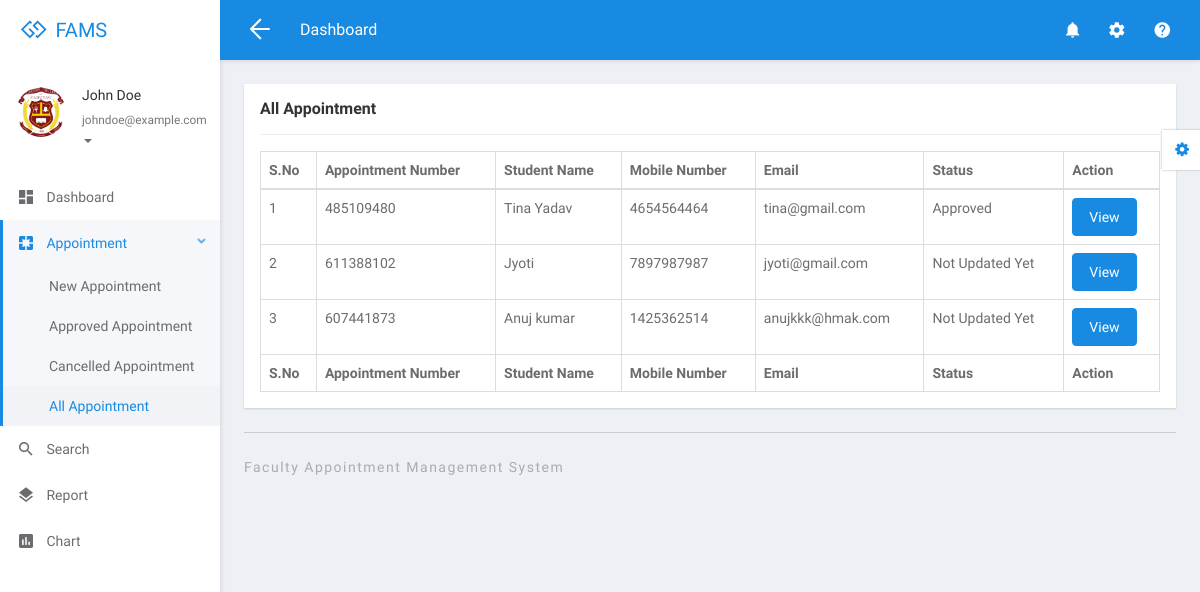
Screenshot of /fams/faculty/all-appointment.php (signed in) with the database file from the repository.
### tables this page shows
CREATE TABLE `tblfaculty` (
  `ID` int(5) NOT NULL,
  `FullName` varchar(250) DEFAULT NULL,
  `MobileNumber` bigint(10) DEFAULT NULL,
  `Email` varchar(250) DEFAULT NULL,
  `Specialization` varchar(250) DEFAULT NULL,
  `Password` varchar(250) DEFAULT NULL,
  `CreationDate` timestamp NULL DEFAULT current_timestamp()
);

CREATE TABLE `tblappointment` (
  `ID` int(10) NOT NULL,
  `AppointmentNumber` int(10) DEFAULT NULL,
  `Name` varchar(250) DEFAULT NULL,
  `MobileNumber` bigint(20) DEFAULT NULL,
  `Email` varchar(250) DEFAULT NULL,
  `AppointmentDate` date DEFAULT NULL,
  `AppointmentTime` time DEFAULT NULL,
  `Specialization` varchar(250) DEFAULT NULL,
  `Faculty` int(10) DEFAULT NULL,
  `Message` mediumtext DEFAULT NULL,
  `ApplyDate` timestamp NULL DEFAULT current_timestamp(),
  `Remark` varchar(250) DEFAULT NULL,
  `Status` varchar(250) DEFAULT NULL,
  `UpdationDate` timestamp NULL DEFAULT NULL ON UPDATE current_timestamp()
);

### fams/faculty/all-appointment.php (the view, shortened to what this page needs)
<?php
include('includes/dbconnection.php');
if (strlen($_SESSION['famsid']==0)) {
  header('location:logout.php');
  } else{
  ?>
<!DOCTYPE html>
<html lang="en">
<head>
	<link rel="stylesheet" href="libs/bower/font-awesome/css/font-awesome.min.css">
	<link rel="stylesheet" href="libs/bower/material-design-iconic-font/dist/css/material-design-iconic-font.css">
	<link rel="stylesheet" href="libs/bower/animate.css/animate.min.css">
	<link rel="stylesheet" href="libs/bower/fullcalendar/dist/fullcalendar.min.css">
	<link rel="stylesheet" href="libs/bower/perfect-scrollbar/css/perfect-scrollbar.css">
	<link rel="stylesheet" href="assets/css/bootstrap.css">
	<link rel="stylesheet" href="assets/css/core.css">
	<link rel="stylesheet" href="assets/css/app.css">
</head>
<body class="menubar-left menubar-unfold menubar-light theme-primary">
<?php include_once('includes/header.php');?>
<?php include_once('includes/sidebar.php');?>
<main id="app-main" class="app-main">
  <div class="wrap">
	<section class="app-content">
		<div class="row">
			<div class="col-md-12">
				<div class="widget">
					<header class="widget-header">
						<h4 class="widget-title">All Appointment</h4>
					</header>
					<hr class="widget-separator">
					<div class="widget-body">
						<div class="table-responsive">
							<table class="table table-bordered table-hover js-basic-example dataTable table-custom">
								<thead>
									<tr>
										<th>S.No</th>
										<th>Appointment Number</th>
										<th>Student Name</th>
										<th>Mobile Number</th>
										<th>Email</th>
									<th>Status</th>
										<th>Action</th>
									</tr>
								</thead>
								<tbody>
                  <?php
              $facid=$_SESSION['famsid'];
$sql="SELECT * from  tblappointment where Faculty=:facid";
$query=$dbh->prepare($sql);
$query->bindParam(':facid', $facid, PDO::PARAM_STR);
$query->execute();
$results=$query->fetchAll(PDO::FETCH_OBJ);
$cnt=1;
if($query->rowCount() > 0)
{
foreach($results as $row)
{               ?>
									<tr>
										<td><?php echo htmlentities($cnt);?></td>
										<td><?php  echo htmlentities($row->AppointmentNumber);?></td>
										<td><?php  echo htmlentities($row->Name);?></td>
										<td><?php  echo htmlentities($row->MobileNumber);?></td>
										<td><?php  echo htmlentities($row->Email);?></td>
                                        <?php if($row->Status==""){ ?>
                     <td><?php echo "Not Updated Yet"; ?></td>
<?php } else { ?>                  <td><?php  echo htmlentities($row->Status);?>
                  </td>
                  <?php } ?>
										<td><a href="view-appointment-detail.php?editid=<?php echo htmlentities ($row->ID);?>&&aptid=<?php echo htmlentities ($row->AppointmentNumber);?>" class="btn btn-primary">View</a></td>
									</tr>
								 <?php $cnt=$cnt+1;}} ?>
								</tbody>
                  <tfoot>
                  <tr>
                  <th>S.No</th>
										<th>Appointment Number</th>
										<th>Student Name</th>
										<th>Mobile Number</th>
										<th>Email</th>
										<th>Status</th>
										<th>Action</th>
                  </tr>
                </tfoot>
							</table>
						</div>
					</div>
				</div>
			</div>
		</div>
	</section>
</div>
  <?php include_once('includes/footer.php');?>
</main>
<?php include_once('includes/customizer.php');?>
</body>
</html>
<?php }  ?>

### fams/faculty/includes/sidebar.php (shortened to what this page needs)
<aside id="menubar" class="menubar light">
  <div class="app-user">
    <div class="media">
      <div class="media-left">
      <div class="avatar avatar-md avatar-circle">
          <a href="javascript:void(0)"><img class="img-responsive" src="assets/images/logo.jpg" alt="avatar"/></a>
        </div>
      </div>
      <div class="media-body">
        <div class="foldable">
          <?php
$eid=$_SESSION['famsid'];
$sql="SELECT FullName,Email from  tblfaculty where ID=:eid";
$query = $dbh -> prepare($sql);
$query->bindParam(':eid',$eid,PDO::PARAM_STR);
$query->execute();
$results=$query->fetchAll(PDO::FETCH_OBJ);
foreach($results as $row)
{
$email=$row->Email;
$fname=$row->FullName;
}   ?>
          <h5><a href="javascript:void(0)" class="username"><?php  echo $fname ;?></a></h5>
          <ul>
            <li class="dropdown">
              <a href="javascript:void(0)" class="dropdown-toggle usertitle" data-toggle="dropdown" aria-haspopup="true" aria-expanded="false">
                <small><?php  echo $email;?></small>
                <span class="caret"></span>
              </a>
            </li>
          </ul>
        </div>
      </div>
    </div>
  </div>
  <div class="menubar-scroll">
    <div class="menubar-scroll-inner">
      <ul class="app-menu">
        <li class="has-submenu">
          <a href="dashboard.php">
            <i class="menu-icon zmdi zmdi-view-dashboard zmdi-hc-lg"></i>
            <span class="menu-text">Dashboard</span>
          </a>
        </li>
       <li class="has-submenu">
          <a href="javascript:void(0)" class="submenu-toggle">
            <i class="menu-icon zmdi zmdi-pages zmdi-hc-lg"></i>
            <span class="menu-text">Appointment</span>
            <i class="menu-caret zmdi zmdi-hc-sm zmdi-chevron-right"></i>
          </a>
          <ul class="submenu">
            <li><a href="new-appointment.php"><span class="menu-text">New Appointment</span></a></li>
            <li><a href="approved-appointment.php"><span class="menu-text">Approved Appointment</span></a></li>
            <li><a href="cancelled-appointment.php"><span class="menu-text">Cancelled Appointment</span></a></li>
            <li><a href="all-appointment.php"><span class="menu-text">All Appointment</span></a></li>
          </ul>
        </li>
        <li>
          <a href="search.php">
            <i class="menu-icon zmdi zmdi-search zmdi-hc-lg"></i>
            <span class="menu-text">Search</span>
          </a>
        </li>
        <li>
          <a href="appointment-bwdates.php">
            <i class="menu-icon zmdi zmdi-layers zmdi-hc-lg"></i>
            <span class="menu-text">Report</span>
          </a>
        </li>
        <li>
  <a href="#">
    <i class="menu-icon zmdi zmdi-chart zmdi-hc-lg"></i>
    <span class="menu-text">Chart</span>
  </a>
</li>
      </ul>
    </div>
  </div>
</aside>

### rows the page displays
tblfaculty: FullName "John Doe", Email "johndoe@example.com"
tblappointment: AppointmentNumber "485109480", Name "Tina Yadav", MobileNumber "4654564464", Email "tina@gmail.com", Status "Approved"
tblappointment: AppointmentNumber "611388102", Name "Jyoti", MobileNumber "7897987987", Email "jyoti@gmail.com", shows "Not Updated Yet"
tblappointment: AppointmentNumber "607441873", Name "Anuj kumar", MobileNumber "1425362514", Email "anujkkk@hmak.com", shows "Not Updated Yet"
